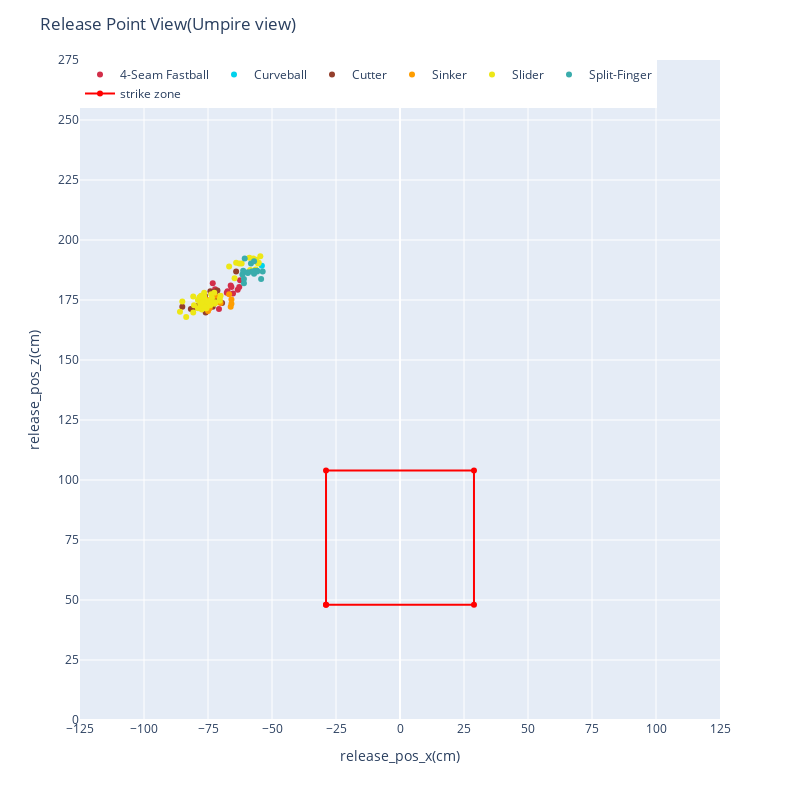

The notebook cell saved with this chart:
### Code cell
_fig = release(df[df['game_date'] == '2022-09-17'])
_fig.show()

### Figure 1 — Plotly figure (JSON) as saved in the notebook; plotly's stock layout.template omitted (floating-point values rounded to 4 significant figures; data arrays with more than 128 entries replaced by an {"elided": "..."} marker saying what was removed)
{"data": [{"customdata": [["2022-09-17T00:00:00", "Frazier, Adam", "Ohtani, Shohei", 157.4, "4-Seam Fastball", null, null, null, "Adam Frazier grounds into a double play, second baseman Luis Rengifo to shortstop Livan Soto to first baseman Mike Ford.   Cal Raleigh out at 2nd.    Adam Frazier out at 1st.", "called_strike"], ["2022-09-17T00:00:00", "Frazier, Adam", "Ohtani, Shohei", 157.3, "4-Seam Fastball", null, null, null, "Adam Frazier grounds into a double play, second baseman Luis Rengifo to shortstop Livan Soto to first baseman Mike Ford.   Cal Raleigh out at 2nd.    Adam Frazier out at 1st.", "ball"], ["2022-09-17T00:00:00", "Frazier, Adam", "Ohtani, Shohei", 156.5, "4-Seam Fastball", 67.97, 124, 32, "Adam Frazier grounds into a double play, second baseman Luis Rengifo to shortstop Livan Soto to first baseman Mike Ford.   Cal Raleigh out at 2nd.    Adam Frazier out at 1st.", "foul"], ["2022-09-17T00:00:00", "Crawford, J.P.", "Ohtani, Shohei", 158.9, "4-Seam Fastball", 4.57, 159.0, -11, "J.P. Crawford grounds out, shortstop Luis Rengifo to first baseman Mike Ford.", "foul"], ["2022-09-17T00:00:00", "Crawford, J.P.", "Ohtani, Shohei", 157.8, "4-Seam Fastball", 2.74, 144.8, -15, "J.P. Crawford grounds out, shortstop Luis Rengifo to first baseman Mike Ford.", "hit_into_play"], ["2022-09-17T00:00:00", "Raleigh, Cal", "Ohtani, Shohei", 161.0, "4-Seam Fastball", 57.61, 119.0, 19, "Cal Raleigh strikes out swinging.", "foul"], ["2022-09-17T00:00:00", "Toro, Abraham", "Ohtani, Shohei", 157.4, "4-Seam Fastball", null, null, null, "Abraham Toro strikes out swinging.", "ball"], ["2022-09-17T00:00:00", "Raleigh, Cal", "Ohtani, Shohei", 159.8, "4-Seam Fastball", null, null, null, "Cal Raleigh walks.", "ball"], ["2022-09-17T00:00:00", "Winker, Jesse", "Ohtani, Shohei", 158.4, "4-Seam Fastball", null, null, null, "Jesse Winker called out on strikes.", "ball"], ["2022-09-17T00:00:00", "Haggerty, Sam", "Ohtani, Shohei", 154.4, "4-Seam Fastball", null, null, null, "Sam Haggerty grounds into a force out, first baseman Mike Ford to shortstop Luis Rengifo.   Adam Frazier out at 2nd.    Sam Haggerty to 1st.", "ball"], ["2022-09-17T00:00:00", "Toro, Abraham", "Ohtani, Shohei", 158.2, "4-Seam Fastball", null, null, null, "Abraham Toro strikes out swinging.", "ball"]], "hovertemplate": "<b>%{hovertext}</b><br><br>pitch_name=%{customdata[4]}<br>release_pos_x_cm=%{x}<br>release_pos_z_cm=%{y}<br>game_date=%{customdata[0]}<br>batter_name=%{customdata[1]}<br>pitcher_name=%{customdata[2]}<br>effective_speed_kh=%{customdata[3]}<br>hit_distance_sc_m=%{customdata[5]}<br>launch_speed_kh=%{customdata[6]}<br>launch_angle=%{customdata[7]}<br>des=%{customdata[8]}<br>description=%{customdata[9]}<extra></extra>", "hovertext": ["4-Seam Fastball", "4-Seam Fastball", "4-Seam Fastball", "4-Seam Fastball", "4-Seam Fastball", "4-Seam Fastball", "4-Seam Fastball", "4-Seam Fastball", "4-Seam Fastball", "4-Seam Fastball", "4-Seam Fastball"], "legendgroup": "4-Seam Fastball", "marker": {"color": "rgb(210, 46, 73)", "symbol": "circle"}, "mode": "markers", "name": "4-Seam Fastball", "orientation": "v", "showlegend": true, "type": "scatter", "x": [-65.23, -63.4, -62.79, -62.48, -67.36, -70.71, -72.24, -65.84, -73.15, -66.14, -67.67], "xaxis": "x", "y": [177.7, 179.2, 180.4, 183.2, 178.6, 171.3, 179.5, 180.4, 182.0, 181.1, 178], "yaxis": "y"}, {"customdata": [["2022-09-17T00:00:00", "Haggerty, Sam", "Ohtani, Shohei", 120.8, "Curveball", null, null, null, "Sam Haggerty grounds out, pitcher Shohei Ohtani to first baseman Mike Ford.", "called_strike"]], "hovertemplate": "<b>%{hovertext}</b><br><br>pitch_name=%{customdata[4]}<br>release_pos_x_cm=%{x}<br>release_pos_z_cm=%{y}<br>game_date=%{customdata[0]}<br>batter_name=%{customdata[1]}<br>pitcher_name=%{customdata[2]}<br>effective_speed_kh=%{customdata[3]}<br>hit_distance_sc_m=%{customdata[5]}<br>launch_speed_kh=%{customdata[6]}<br>launch_angle=%{customdata[7]}<br>des=%{customdata[8]}<br>description=%{customdata[9]}<extra></extra>", "hovertext": ["Curveball"], "legendgroup": "Curveball", "marker": {"color": "rgb(0, 210, 236)", "symbol": "circle"}, "mode": "markers", "name": "Curveball", "orientation": "v", "showlegend": true, "type": "scatter", "x": [-53.95], "xaxis": "x", "y": [189.3], "yaxis": "y"}, {"customdata": {"elided": "18x10 mixed values"}, "hovertemplate": "<b>%{hovertext}</b><br><br>pitch_name=%{customdata[4]}<br>release_pos_x_cm=%{x}<br>release_pos_z_cm=%{y}<br>game_date=%{customdata[0]}<br>batter_name=%{customdata[1]}<br>pitcher_name=%{customdata[2]}<br>effective_speed_kh=%{customdata[3]}<br>hit_distance_sc_m=%{customdata[5]}<br>launch_speed_kh=%{customdata[6]}<br>launch_angle=%{customdata[7]}<br>des=%{customdata[8]}<br>description=%{customdata[9]}<extra></extra>", "hovertext": ["Cutter", "Cutter", "Cutter", "Cutter", "Cutter", "Cutter", "Cutter", "Cutter", "Cutter", "Cutter", "Cutter", "Cutter", "Cutter", "Cutter", "Cutter", "Cutter", "Cutter", "Cutter"], "legendgroup": "Cutter", "marker": {"color": "rgb(148, 63, 44)", "symbol": "circle"}, "mode": "markers", "name": "Cutter", "orientation": "v", "showlegend": true, "type": "scatter", "x": [-74.07, -69.49, -75.9, -75.9, -71.93, -76.5, -73.15, -79.55, -80.16, -76.2, -75.9, -85.04, -72.24, -76.2, -71.32, -72.54, -81.69, -64.01], "xaxis": "x", "y": [178.6, 173.7, 175.0, 169.8, 178.6, 176.5, 172.2, 172.5, 171.9, 171.0, 174.7, 172.2, 175.3, 176.8, 178.9, 177.7, 171.3, 186.8], "yaxis": "y"}, {"customdata": [["2022-09-17T00:00:00", "Frazier, Adam", "Ohtani, Shohei", 158.1, "Sinker", null, null, null, "Adam Frazier grounds into a force out, shortstop Luis Rengifo to second baseman Michael Stefanic.   Cal Raleigh out at 2nd.    Adam Frazier to 1st.", "ball"], ["2022-09-17T00:00:00", "France, Ty", "Ohtani, Shohei", 156, "Sinker", null, null, null, "Ty France strikes out swinging.", "ball"], ["2022-09-17T00:00:00", "France, Ty", "Ohtani, Shohei", 157.3, "Sinker", null, null, null, "Ty France lines out to second baseman Luis Rengifo.", "ball"], ["2022-09-17T00:00:00", "France, Ty", "Ohtani, Shohei", 157.3, "Sinker", null, null, null, "Ty France grounds into a force out, shortstop Luis Rengifo to second baseman Michael Stefanic.   J.P. Crawford out at 2nd.", "ball"], ["2022-09-17T00:00:00", "Santana, Carlos", "Ohtani, Shohei", 158.7, "Sinker", 76.2, 121.3, 39, "Carlos Santana grounds out to first baseman Mike Ford.", "foul"], ["2022-09-17T00:00:00", "Crawford, J.P.", "Ohtani, Shohei", 160.2, "Sinker", null, null, null, "J.P. Crawford singles on a ground ball to right fielder Taylor Ward.", "ball"], ["2022-09-17T00:00:00", "Crawford, J.P.", "Ohtani, Shohei", 159.5, "Sinker", 64.01, 125.3, 24, "J.P. Crawford called out on strikes.", "foul"], ["2022-09-17T00:00:00", "Santana, Carlos", "Ohtani, Shohei", 163.2, "Sinker", 39.32, 128.2, 10, "Carlos Santana strikes out swinging.", "foul"], ["2022-09-17T00:00:00", "Winker, Jesse", "Ohtani, Shohei", 159.5, "Sinker", null, null, null, "Jesse Winker flies out to center fielder Mike Trout.", "ball"], ["2022-09-17T00:00:00", "Haggerty, Sam", "Ohtani, Shohei", 159.5, "Sinker", 65.84, 118.2, 43, "Sam Haggerty grounds out, pitcher Shohei Ohtani to first baseman Mike Ford.", "foul"]], "hovertemplate": "<b>%{hovertext}</b><br><br>pitch_name=%{customdata[4]}<br>release_pos_x_cm=%{x}<br>release_pos_z_cm=%{y}<br>game_date=%{customdata[0]}<br>batter_name=%{customdata[1]}<br>pitcher_name=%{customdata[2]}<br>effective_speed_kh=%{customdata[3]}<br>hit_distance_sc_m=%{customdata[5]}<br>launch_speed_kh=%{customdata[6]}<br>launch_angle=%{customdata[7]}<br>des=%{customdata[8]}<br>description=%{customdata[9]}<extra></extra>", "hovertext": ["Sinker", "Sinker", "Sinker", "Sinker", "Sinker", "Sinker", "Sinker", "Sinker", "Sinker", "Sinker"], "legendgroup": "Sinker", "marker": {"color": "rgb(254, 157, 0)", "symbol": "circle"}, "mode": "markers", "name": "Sinker", "orientation": "v", "showlegend": true, "type": "scatter", "x": [-66.14, -66.75, -65.84, -65.84, -72.24, -75.29, -70.1, -72.24, -74.37, -74.98], "xaxis": "x", "y": [172.2, 177.4, 173.4, 175.3, 173.7, 175.0, 173.7, 176.8, 171.6, 170.4], "yaxis": "y"}, {"customdata": {"elided": "51x10 mixed values"}, "hovertemplate": "<b>%{hovertext}</b><br><br>pitch_name=%{customdata[4]}<br>release_pos_x_cm=%{x}<br>release_pos_z_cm=%{y}<br>game_date=%{customdata[0]}<br>batter_name=%{customdata[1]}<br>pitcher_name=%{customdata[2]}<br>effective_speed_kh=%{customdata[3]}<br>hit_distance_sc_m=%{customdata[5]}<br>launch_speed_kh=%{customdata[6]}<br>launch_angle=%{customdata[7]}<br>des=%{customdata[8]}<br>description=%{customdata[9]}<extra></extra>", "hovertext": ["Slider", "Slider", "Slider", "Slider", "Slider", "Slider", "Slider", "Slider", "Slider", "Slider", "Slider", "Slider", "Slider", "Slider", "Slider", "Slider", "Slider", "Slider", "Slider", "Slider", "Slider", "Slider", "Slider", "Slider", "Slider", "Slider", "Slider", "Slider", "Slider", "Slider", "Slider", "Slider", "Slider", "Slider", "Slider", "Slider", "Slider", "Slider", "Slider", "Slider", "Slider", "Slider", "Slider", "Slider", "Slider", "Slider", "Slider", "Slider", "Slider", "Slider", "Slider"], "legendgroup": "Slider", "marker": {"color": "rgb(237, 231, 22)", "symbol": "circle"}, "mode": "markers", "name": "Slider", "orientation": "v", "showlegend": true, "type": "scatter", "x": [-80.77, -80.47, -66.75, -73.76, -75.29, -61.87, -77.72, -78.03, -72.24, -75.9, -73.76, -76.2, -78.94, -74.07, -83.52, -85.95, -64.01, -73.46, -76.5, -76.2, -77.42, -72.54, -54.56, -57.3, -55.17, -77.42, -73.46, -70.41, -75.59, -70.41, -56.39, -70.1, -58.52, -58.83, -56.08, -76.5, -72.24, -76.5, -74.07, -80.77, -77.42, -62.79, -78.94, -55.47, -85.04, -75.29, -72.54, -78.33, -76.5, -77.72, -64.62], "xaxis": "x", "y": [176.5, 172.8, 189.0, 177.4, 172.5, 190.2, 173.1, 173.4, 173.7, 171.6, 175.0, 174.7, 171.6, 174.7, 167.9, 170.1, 190.5, 175.9, 178, 175.0, 171.0, 173.4, 193.2, 192.3, 190.5, 174.3, 174.0, 175.6, 171.6, 174.7, 187.8, 176.8, 187.4, 192.6, 191.7, 175.6, 174.0, 172.5, 172.8, 169.8, 174.0, 190.2, 175.0, 190.2, 174.3, 174.3, 178, 176.2, 176.5, 176.8, 184.1], "yaxis": "y"}, {"customdata": {"elided": "16x10 mixed values"}, "hovertemplate": "<b>%{hovertext}</b><br><br>pitch_name=%{customdata[4]}<br>release_pos_x_cm=%{x}<br>release_pos_z_cm=%{y}<br>game_date=%{customdata[0]}<br>batter_name=%{customdata[1]}<br>pitcher_name=%{customdata[2]}<br>effective_speed_kh=%{customdata[3]}<br>hit_distance_sc_m=%{customdata[5]}<br>launch_speed_kh=%{customdata[6]}<br>launch_angle=%{customdata[7]}<br>des=%{customdata[8]}<br>description=%{customdata[9]}<extra></extra>", "hovertext": ["Split-Finger", "Split-Finger", "Split-Finger", "Split-Finger", "Split-Finger", "Split-Finger", "Split-Finger", "Split-Finger", "Split-Finger", "Split-Finger", "Split-Finger", "Split-Finger", "Split-Finger", "Split-Finger", "Split-Finger", "Split-Finger"], "legendgroup": "Split-Finger", "marker": {"color": "rgb(58, 172, 172)", "symbol": "circle"}, "mode": "markers", "name": "Split-Finger", "orientation": "v", "showlegend": true, "type": "scatter", "x": [-60.66, -58.22, -55.78, -55.78, -56.69, -59.44, -57, -57, -53.64, -60.96, -54.25, -61.57, -57.91, -61.26, -59.44, -60.96], "xaxis": "x", "y": [192.3, 190.2, 187.2, 186.8, 187.2, 186.2, 191.1, 185.9, 186.8, 182.0, 183.8, 185.6, 186.8, 187.2, 186.5, 183.8], "yaxis": "y"}, {"line": {"color": "red"}, "name": "strike zone", "type": "scatter", "x": [-28.9, -28.9, 28.9, 28.9, -28.9], "y": [48, 104, 104, 48, 48]}], "layout": {"autosize": false, "height": 800, "legend": {"orientation": "h", "title": {}, "tracegroupgap": 0, "x": 0, "xanchor": "left", "y": 1, "yanchor": "top"}, "margin": {"t": 60}, "title": {"text": "Release Point View(Umpire view)"}, "width": 800, "xaxis": {"anchor": "y", "domain": [0, 1], "dtick": 25, "range": [-125, 125], "title": {"text": "release_pos_x(cm)"}}, "yaxis": {"anchor": "x", "domain": [0, 1], "dtick": 25, "range": [0, 275], "title": {"text": "release_pos_z(cm)"}}}}
